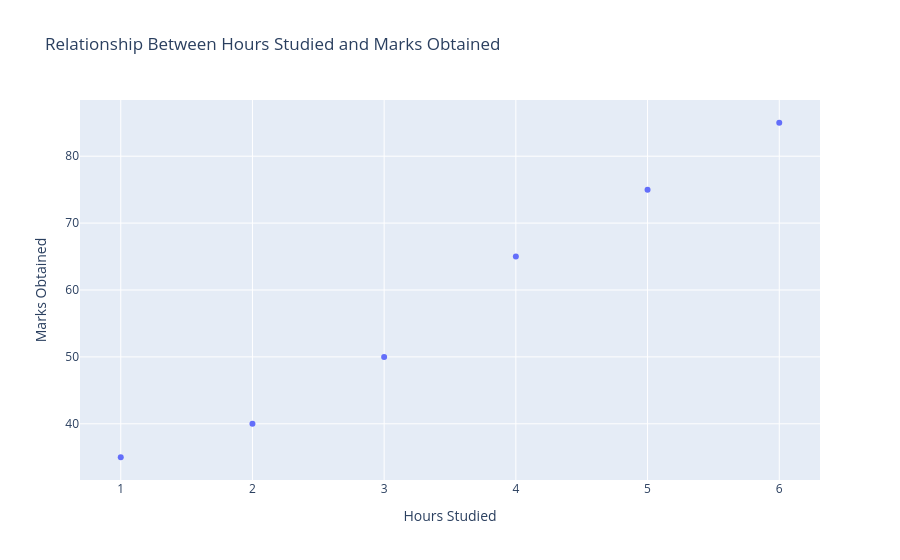

This figure's notebook cell:
### Markdown cell above
4. Scatter Plot

### Code cell
import plotly.express as px

# Given data
hours_studied = [1, 2, 3, 4, 5, 6]
marks = [35, 40, 50, 65, 75, 85]

# Create scatter plot
fig = px.scatter(
    x=hours_studied,
    y=marks,
    title='Relationship Between Hours Studied and Marks Obtained',
    labels={'x': 'Hours Studied', 'y': 'Marks Obtained'}
)

# Display the plot inline in VS Code notebook
fig.show()

### Figure 1 — Plotly figure (JSON) as saved in the notebook; plotly's stock layout.template omitted (floating-point values rounded to 4 significant figures)
{"data": [{"hovertemplate": "Hours Studied=%{x}<br>Marks Obtained=%{y}<extra></extra>", "legendgroup": "", "marker": {"color": "#636efa", "symbol": "circle"}, "mode": "markers", "name": "", "orientation": "v", "showlegend": false, "type": "scatter", "x": [1, 2, 3, 4, 5, 6], "xaxis": "x", "y": [35, 40, 50, 65, 75, 85], "yaxis": "y"}], "layout": {"legend": {"tracegroupgap": 0}, "title": {"text": "Relationship Between Hours Studied and Marks Obtained"}, "xaxis": {"anchor": "y", "domain": [0, 1], "title": {"text": "Hours Studied"}}, "yaxis": {"anchor": "x", "domain": [0, 1], "title": {"text": "Marks Obtained"}}}}
